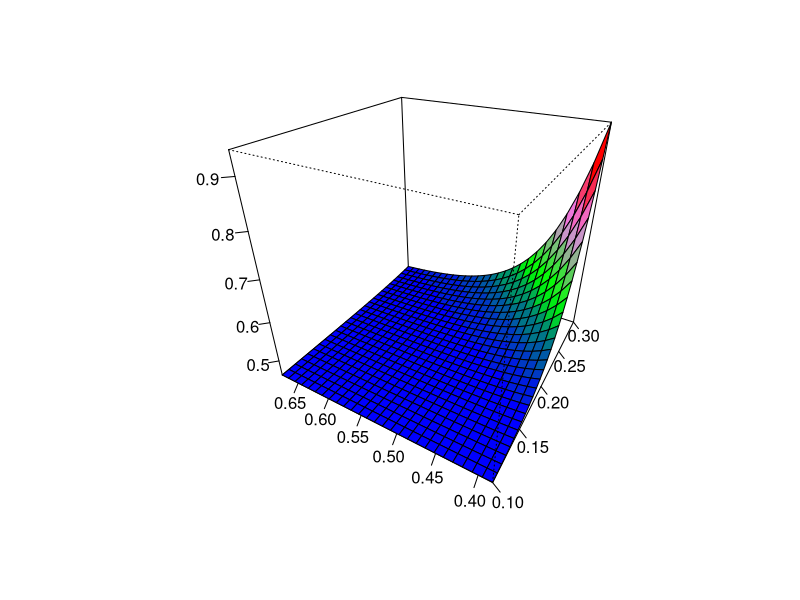
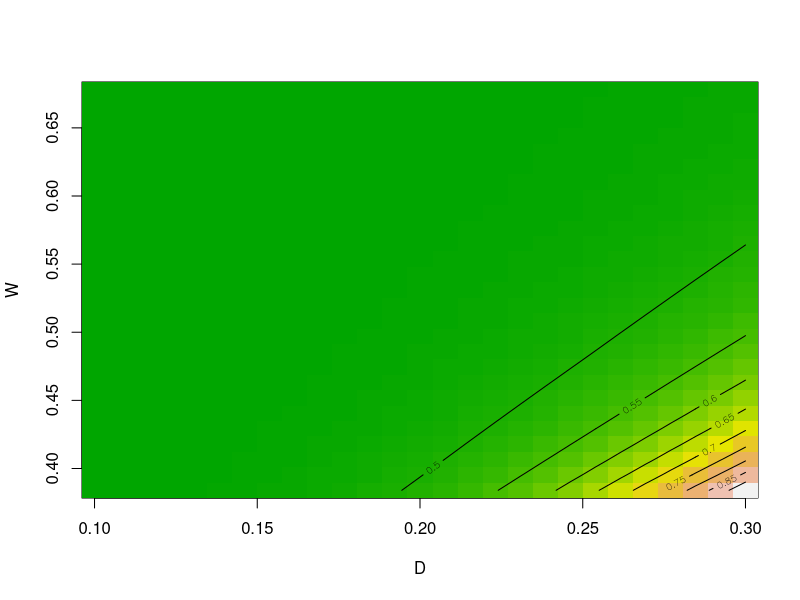

Write the R code that produced these figures, in order.


  #########-------- Damage ---------#########


D=seq(0.1,0.3,length=27)
W=seq(0.384,0.678,length=27)
#yp=predict(s)


yp=function(x1,x2)
      {o=0.46047 +((x1)^(5.78283))*((x2)^(-6.51550))
              return(o)
         }


 points=as.matrix(expand.grid(D,W))
n=length(D)
fval=matrix(0,n,n)
 for(i in 1:n){
 for(j in 1:n){
 fval[i,j]=yp(D[i],W[j])
 }
 }

nrz <- nrow(fval)
ncz <- ncol(fval)

jet.colors <- colorRampPalette( c("blue", "green","violet","red") )

nrow=nrz
nbcol=nrz
color <- jet.colors(nbcol)

zfacet <- fval[-1, -1] + fval[-1, -ncz] + fval[-nrz, -1] + fval[-nrz, -ncz]

facetcol <- cut(zfacet, nbcol)




persp(D,W,fval, col=color[facetcol],scale = TRUE,
#zlab="  "
zlab=""
, xlab="",
ylab="",nticks = 5, theta=300,phi=30 
,box=TRUE,ticktype = "detailed")


image(D,W,fval,col=terrain.colors(100))
contour(D,W,fval,col = "black",add = TRUE)

